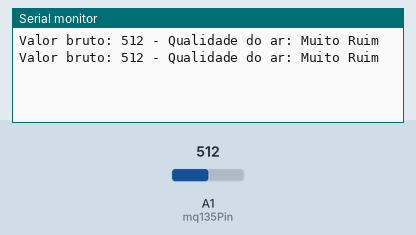
This sketch was run on a simulated Arduino Uno, built with avr-gcc and run on an emulated ATmega328P. On the bench: the last lines printed to the serial monitor. The test bench sets the inputs (shaded band); at power-on: A1 (mq135Pin) = 512.

Above: at 2.8 s.
2.9 s: A1 (mq135Pin) set to 390
At 4.5 s:
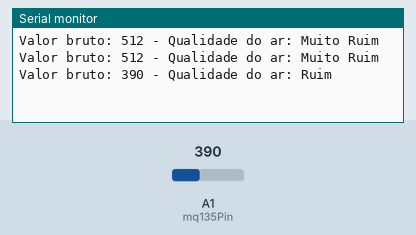
7.5 s: A1 (mq135Pin) set to 290
At 8.8 s:
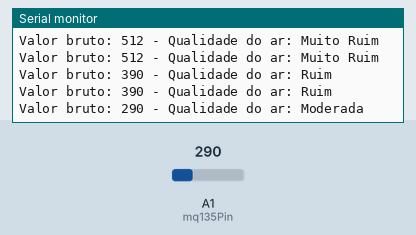
11.5 s: A1 (mq135Pin) set to 190
At 13.1 s:
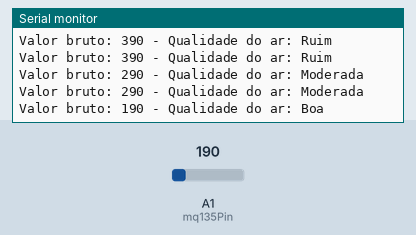
15.5 s: A1 (mq135Pin) set to 90
At 17.4 s:
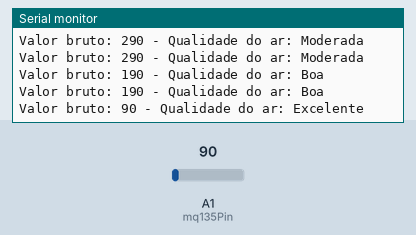

Measured:
- after the input at 2.9 s, the serial monitor: prints a new line after 1.1 s (image 1)
- after the input at 7.5 s, the serial monitor: prints a new line after 0.50 s (image 2)
- after the input at 11.5 s, the serial monitor: prints a new line after 0.50 s (image 3)
- after the input at 15.5 s, the serial monitor: prints a new line after 0.51 s (image 4)

The sketch:

monitoramento_do_gas.ino
```cpp
int mq135Pin = A1; // Pino analógico onde o sensor está conectado

void setup() {
  Serial.begin(9600); // Inicia a comunicação serial
}

void loop() {
  int valorSensor = analogRead(mq135Pin); // Lê o valor do sensor (0 a 1023)

  // Converte para uma escala de qualidade do ar (quanto maior, pior)
  String qualidadeDoAr;

  if (valorSensor < 100) {
    qualidadeDoAr = "Excelente";
  } else if (valorSensor < 200) {
    qualidadeDoAr = "Boa";
  } else if (valorSensor < 300) {
    qualidadeDoAr = "Moderada";
  } else if (valorSensor < 400) {
    qualidadeDoAr = "Ruim";
  } else {
    qualidadeDoAr = "Muito Ruim";
  }

  Serial.print("Valor bruto: ");
  Serial.print(valorSensor);
  Serial.print(" - Qualidade do ar: ");
  Serial.println(qualidadeDoAr);

  delay(2000); // Aguarda 2 segundos para nova leitura
}
```
